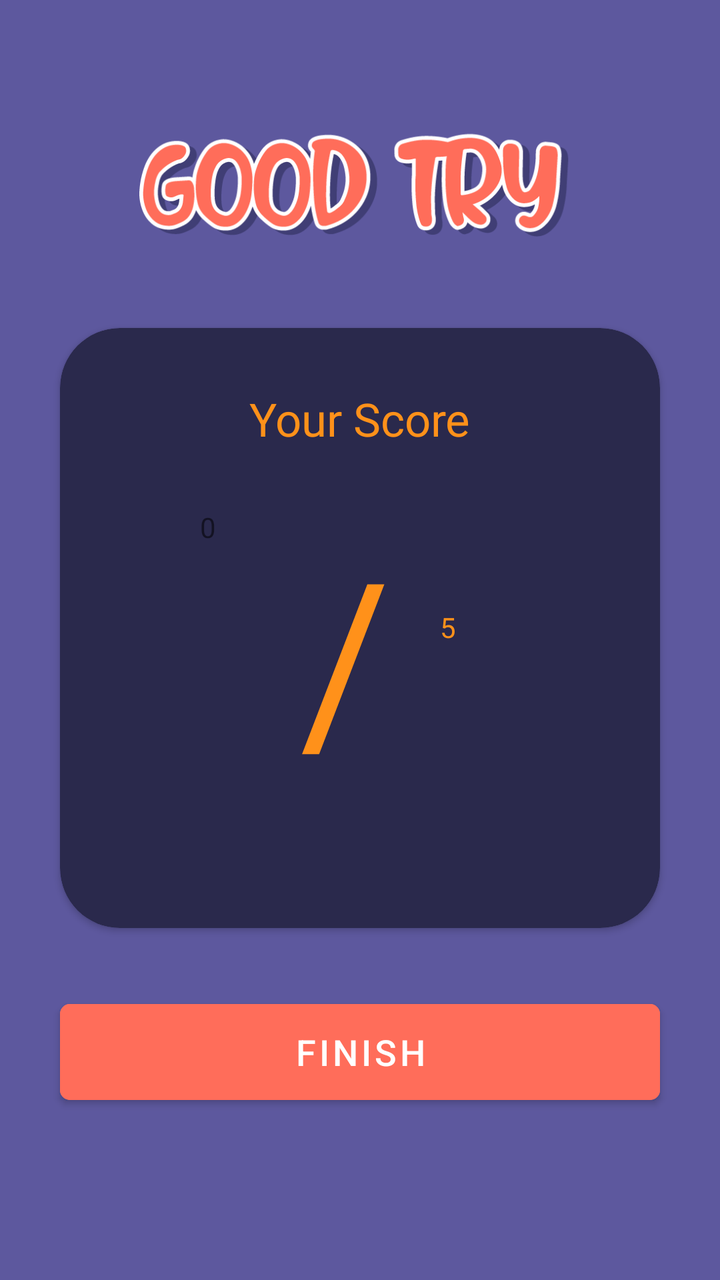
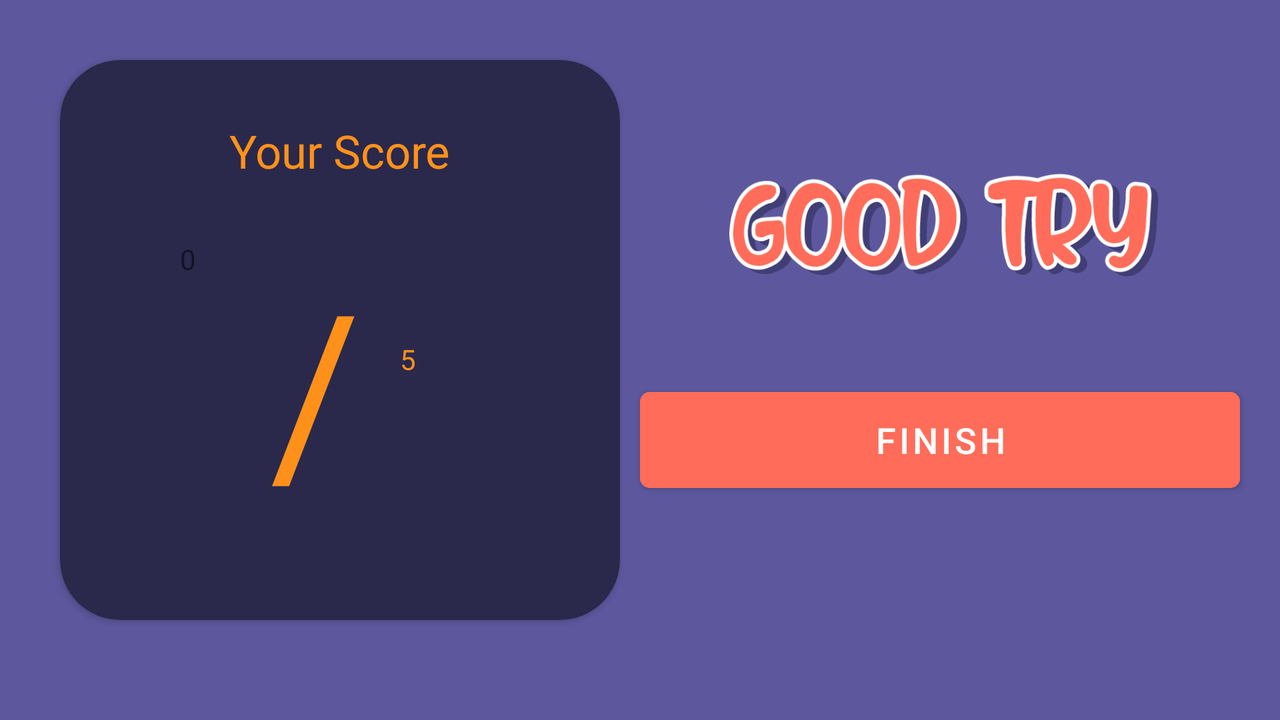

Compare how this app lays out the same screen by default and in its alternative resource folder. The renders come first, then the two layout files and the values they reference.
<!-- AndroidManifest.xml: application theme Theme.Final_assignment -->
<!-- res/layout/activity_result.xml -->
<?xml version="1.0" encoding="utf-8"?>
<androidx.constraintlayout.widget.ConstraintLayout xmlns:android="http://schemas.android.com/apk/res/android"
    xmlns:app="http://schemas.android.com/apk/res-auto"
    xmlns:tools="http://schemas.android.com/tools"
    android:layout_width="match_parent"
    android:layout_height="match_parent"
    android:background="@color/bg_purple"
    tools:context=".ResultActivity">

    <ImageView
        android:id="@+id/imageView5"
        android:layout_width="wrap_content"
        android:layout_height="100dp"
        android:layout_marginTop="40dp"
        android:contentDescription="@string/des_image_score"
        app:layout_constraintEnd_toEndOf="parent"
        app:layout_constraintHorizontal_bias="0.0"
        app:layout_constraintStart_toStartOf="parent"
        app:layout_constraintTop_toTopOf="parent"
        app:srcCompat="@drawable/score_content" />

    <androidx.cardview.widget.CardView
        android:id="@+id/cardView"
        android:layout_width="300dp"
        android:layout_height="300dp"
        android:layout_marginTop="24dp"
        app:cardBackgroundColor="@color/bg_animals_card"
        app:cardCornerRadius="@dimen/type_corner_radius"
        app:layout_constraintEnd_toEndOf="parent"
        app:layout_constraintStart_toStartOf="parent"
        app:layout_constraintTop_toBottomOf="@+id/imageView5">

        <TextView
            android:id="@+id/text_title"
            style="@style/type_title_text"
            android:layout_width="wrap_content"
            android:layout_height="wrap_content"
            android:layout_gravity="center_horizontal"
            android:paddingTop="30dp"
            android:text="@string/your_score"
            android:textColor="@color/btn_orange" />

        <TextView
            android:id="@+id/text_score"
            style="@style/title_score"
            android:layout_width="wrap_content"
            android:layout_height="wrap_content"
            android:paddingStart="70dp"
            android:paddingTop="90dp"
            android:paddingEnd="0dp"
            android:paddingBottom="0dp"
            tools:text="0" />

        <TextView
            android:id="@+id/text_divider"
            style="@style/title_score"
            android:layout_width="wrap_content"
            android:layout_height="wrap_content"
            android:paddingStart="120dp"
            android:paddingTop="90dp"
            android:paddingEnd="0dp"
            android:paddingBottom="0dp"
            android:text="@string/divider"
            android:textColor="@color/btn_orange"
            android:textSize="110sp" />

        <TextView
            android:id="@+id/text_total"
            style="@style/title_score"
            android:layout_width="wrap_content"
            android:layout_height="wrap_content"
            android:paddingStart="190dp"
            android:paddingTop="140dp"
            android:paddingEnd="0dp"
            android:paddingBottom="0dp"
            android:textColor="@color/btn_orange"
            tools:text="5" />

    </androidx.cardview.widget.CardView>

    <Button
        android:id="@+id/button_finish"
        android:layout_width="300dp"
        android:layout_height="60dp"
        android:layout_marginTop="32dp"
        android:backgroundTint="@color/bg_play"
        android:text="@string/finish"
        android:textSize="18sp"
        app:cornerRadius="5dp"
        app:layout_constraintEnd_toEndOf="parent"
        app:layout_constraintStart_toStartOf="parent"
        app:layout_constraintTop_toBottomOf="@+id/cardView" />

</androidx.constraintlayout.widget.ConstraintLayout>
<!-- resources referenced by this layout -->
<resources>
  <color name="bg_animals_card">#2A294C</color>
  <color name="bg_play">#ff6d5a</color>
  <color name="bg_purple">#5D589E</color>
  <color name="btn_orange">#FF911A</color>
  <dimen name="type_corner_radius">30dp</dimen>
  <!-- drawable score_content: png bitmap (drawable, 27895 bytes) -->
  <string name="des_image_score">des_image_score</string>
  <string name="divider">/</string>
  <string name="finish">FINISH</string>
  <string name="your_score">Your Score</string>
  <style name="type_title_text">
          <item name="android:textColor">@color/white</item>
          <item name="android:fontFamily">@font/comicbd</item>
          <item name="android:textSize">@dimen/title_type_size</item>
      </style>
  <style name="Theme.Final_assignment" parent="Theme.MaterialComponents.DayNight.DarkActionBar">
          
          <item name="colorPrimary">@color/purple_500</item>
          <item name="colorPrimaryVariant">@color/purple_700</item>
          <item name="colorOnPrimary">@color/white</item>
          
          <item name="colorSecondary">@color/teal_200</item>
          <item name="colorSecondaryVariant">@color/teal_700</item>
          <item name="colorOnSecondary">@color/black</item>
          
          <item name="android:statusBarColor" tools:targetApi="l">?attr/colorPrimaryVariant</item>
          
      </style>
  <color name="white">#FFFFFFFF</color>
  <dimen name="title_type_size">23sp</dimen>
  <color name="purple_500">#FF6200EE</color>
  <color name="purple_700">#FF3700B3</color>
  <color name="teal_200">#FF03DAC5</color>
  <color name="teal_700">#FF018786</color>
  <color name="black">#FF000000</color>
</resources>
<!-- res/layout-land/activity_result.xml (the repository's variant of the layout above) -->
<!-- drawn on the phone turned sideways -->
<?xml version="1.0" encoding="utf-8"?>
<androidx.constraintlayout.widget.ConstraintLayout xmlns:android="http://schemas.android.com/apk/res/android"
    xmlns:app="http://schemas.android.com/apk/res-auto"
    xmlns:tools="http://schemas.android.com/tools"
    android:layout_width="match_parent"
    android:layout_height="match_parent"
    android:background="@color/bg_purple"
    tools:context=".ResultActivity">

    <ImageView
        android:id="@+id/imageView5"
        android:layout_width="wrap_content"
        android:layout_height="100dp"
        android:layout_marginTop="60dp"
        android:contentDescription="@string/des_image_score"
        app:layout_constraintEnd_toEndOf="parent"
        app:layout_constraintStart_toEndOf="@+id/cardView"
        app:layout_constraintTop_toTopOf="parent"
        app:srcCompat="@drawable/score_content" />

    <androidx.cardview.widget.CardView
        android:id="@+id/cardView"
        android:layout_width="280dp"
        android:layout_height="280dp"
        android:layout_marginStart="30dp"
        android:layout_marginTop="30dp"
        app:cardBackgroundColor="@color/bg_animals_card"
        app:cardCornerRadius="@dimen/type_corner_radius"
        app:layout_constraintStart_toStartOf="parent"
        app:layout_constraintTop_toTopOf="parent">

        <TextView
            android:id="@+id/text_title"
            style="@style/type_title_text"
            android:layout_width="wrap_content"
            android:layout_height="wrap_content"
            android:layout_gravity="center_horizontal"
            android:paddingTop="30dp"
            android:text="@string/your_score"
            android:textColor="@color/btn_orange" />

        <TextView
            android:id="@+id/text_score"
            style="@style/title_score"
            android:layout_width="wrap_content"
            android:layout_height="wrap_content"
            android:paddingStart="60dp"
            android:paddingTop="90dp"
            android:paddingEnd="0dp"
            android:paddingBottom="0dp"
            tools:text="0" />

        <TextView
            android:id="@+id/text_divider"
            style="@style/title_score"
            android:layout_width="wrap_content"
            android:layout_height="wrap_content"
            android:paddingStart="105dp"
            android:paddingTop="90dp"
            android:paddingEnd="0dp"
            android:paddingBottom="0dp"
            android:text="@string/divider"
            android:textColor="@color/btn_orange"
            android:textSize="110sp" />

        <TextView
            android:id="@+id/text_total"
            style="@style/title_score"
            android:layout_width="wrap_content"
            android:layout_height="wrap_content"
            android:paddingStart="170dp"
            android:paddingTop="140dp"
            android:paddingEnd="0dp"
            android:paddingBottom="0dp"
            android:textColor="@color/btn_orange"
            tools:text="5" />

    </androidx.cardview.widget.CardView>

    <Button
        android:id="@+id/button_finish"
        android:layout_width="300dp"
        android:layout_height="60dp"
        android:layout_marginStart="300dp"
        android:layout_marginTop="30dp"
        android:backgroundTint="@color/bg_play"
        android:text="@string/finish"
        android:textSize="18sp"
        app:cornerRadius="5dp"
        app:layout_constraintEnd_toEndOf="parent"
        app:layout_constraintStart_toStartOf="parent"
        app:layout_constraintTop_toBottomOf="@+id/imageView5" />

</androidx.constraintlayout.widget.ConstraintLayout>
